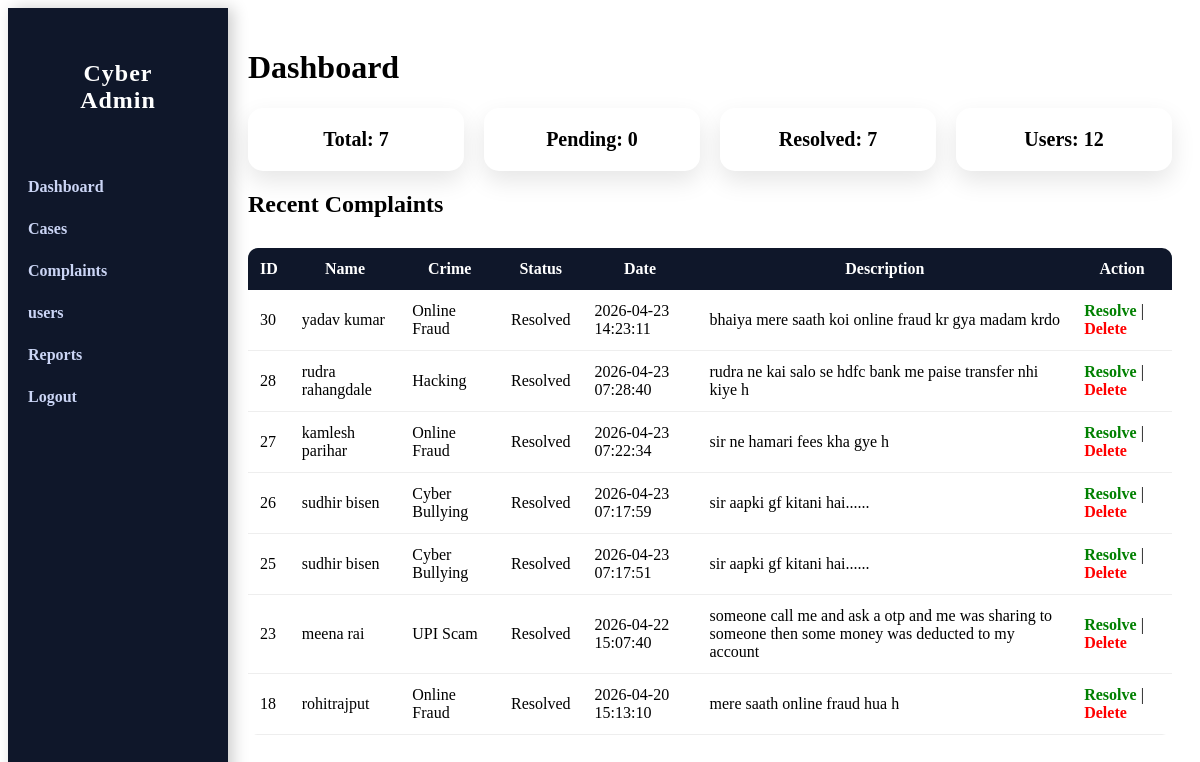
The app's page /dashboard.php (signed in) with its own data.
### tables this page shows
CREATE TABLE `complaints` (
  `id` int(11) NOT NULL,
  `user_id` int(11) DEFAULT NULL,
  `crime_type` varchar(100) DEFAULT NULL,
  `status` varchar(50) DEFAULT NULL,
  `created_at` timestamp NOT NULL DEFAULT current_timestamp(),
  `description` text DEFAULT NULL,
  `resolution_note` text DEFAULT NULL,
  `resolved_at` datetime DEFAULT NULL,
  `email` varchar(100) DEFAULT NULL
);

CREATE TABLE `user` (
  `id` int(11) NOT NULL,
  `name` varchar(100) NOT NULL,
  `email` varchar(50) NOT NULL,
  `username` varchar(20) NOT NULL,
  `password` varchar(20) NOT NULL
);

### dashboard.php (the view, shortened to what this page needs)
<?php
$conn = mysqli_connect("localhost", "root", "", "cyber_crime");
$total = mysqli_fetch_assoc(mysqli_query($conn, "SELECT COUNT(*) as total FROM complaints"))['total'];
$pending = mysqli_fetch_assoc(mysqli_query($conn, "SELECT COUNT(*) as total FROM complaints WHERE status='pending'"))['total'];
$resolved = mysqli_fetch_assoc(mysqli_query($conn, "SELECT COUNT(*) as total FROM complaints WHERE status='resolved'"))['total'];
$users = mysqli_fetch_assoc(mysqli_query($conn, "SELECT COUNT(*) as total FROM user"))['total'];
$recent = mysqli_query($conn, "
SELECT c.id, u.name AS user_name, c.crime_type, c.status, c.created_at, c.description
FROM complaints c
JOIN user u ON c.user_id = u.id
ORDER BY c.created_at DESC
");
?>
<!DOCTYPE html>
<html>
<head>
</head>
<body>
<div class="sidebar">
    <h2><a href="dashboard.php" style="color:white; text-decoration:none;">Cyber Admin</a></h2>
    <a href="dashboard.php">Dashboard</a>
    <a href="cases.php">Cases</a>
    <a href="add_complaint.php">Complaints</a>
    <a href="users.php">users</a>
    <a href="reports.php">Reports</a>
    <a href="logout.php">Logout</a>
</div>
<div class="main">
    <h1>Dashboard</h1>
    <div class="cards">
        <div class="card">Total: <?php echo $total; ?></div>
        <div class="card">Pending: <?php echo $pending; ?></div>
        <div class="card">Resolved: <?php echo $resolved; ?></div>
        <div class="card">Users: <?php echo $users; ?></div>
    </div>
    <h2>Recent Complaints</h2>
    <table>
        <thead>
        <tr>
            <th>ID</th>
            <th>Name</th>
            <th>Crime</th>
            <th>Status</th>
            <th>Date</th>
            <th>Description</th>
            <th>Action</th>
        </tr>
        </thead>
        <tbody>
        <?php
        if(mysqli_num_rows($recent) > 0){
            while($row = mysqli_fetch_assoc($recent)){
                echo "<tr>
                <td>".$row['id']."</td>
                <td>".$row['user_name']."</td>
                <td>".$row['crime_type']."</td>
                <td>".$row['status']."</td>
                <td>".$row['created_at']."</td>
                <td>".$row['description']."</td>
                <td>
                <a href='update_status.php?id=".$row['id']."' style='color:green;'>Resolve</a> |
                <a href='delete.php?id=".$row['id']."'
                onclick=\"return confirm('Are you sure delete karna hai?')\"
                style='color:red;'>Delete</a>
                </td>
                </tr>";
            }
        } else {
            echo "<tr><td colspan='7'>No complaints found</td></tr>";
        }
        ?>
        </tbody>
    </table>
</div>
</body>
</html>

### dashboard.php (style rules this page uses)
.sidebar { width: 220px; height: 100vh; background: #0f172a; color: white; position: fixed; box-shadow: 5px 0 15px rgba(0,0,0,0.2); }
.sidebar h2 { text-align: center; padding: 20px; letter-spacing: 1px; }
.sidebar a { display: block; padding: 12px 20px; color: #cbd5f5; text-decoration: none; transition: 0.3s; }
.main { margin-left: 220px; padding: 20px; animation: fadeIn 1s ease-in-out; }
h1 { animation: bounceIn 1s ease; }
.cards { display: flex; gap: 20px; margin-top: 20px; }
.card { flex: 1; padding: 20px; background: white; border-radius: 15px; text-align: center; font-size: 20px; font-weight: bold; box-shadow: 0 10px 25px rgba(0,0,0,0.1); transition: 0.3s; animation: popUp 0.6s ease forwards; }
table { width: 100%; margin-top: 30px; background: white; border-radius: 10px; overflow: hidden; border-collapse: collapse; animation: fadeInUp 1s ease; }
th { background: #0f172a; color: white; padding: 12px; }
td { padding: 12px; border-bottom: 1px solid #eee; }
a { text-decoration: none; font-weight: bold; }

### records on screen
complaints: id "30", user.name "yadav kumar", crime_type "Online Fraud", status "Resolved", created_at "2026-04-23 14:23:11", description "bhaiya mere saath koi online fraud kr gya madam krdo"
complaints: id "28", user.name "rudra rahangdale", crime_type "Hacking", status "Resolved", created_at "2026-04-23 07:28:40", description "rudra ne kai salo se hdfc bank me paise transfer nhi kiye h"
complaints: id "27", user.name "kamlesh parihar", crime_type "Online Fraud", status "Resolved", created_at "2026-04-23 07:22:34", description "sir ne hamari fees kha gye h"
complaints: id "26", user.name "sudhir bisen", crime_type "Cyber Bullying", status "Resolved", created_at "2026-04-23 07:17:59", description "sir aapki gf kitani hai......"
complaints: id "25", user.name "sudhir bisen", crime_type "Cyber Bullying", status "Resolved", created_at "2026-04-23 07:17:51", description "sir aapki gf kitani hai......"
complaints: id "23", user.name "meena rai", crime_type "UPI Scam", status "Resolved", created_at "2026-04-22 15:07:40", description "someone call me and ask a otp and me was sharing to someone then some money was deducted to my account"
complaints: id "18", user.name "rohitrajput", crime_type "Online Fraud", status "Resolved", created_at "2026-04-20 15:13:10", description "mere saath online fraud hua h"

### other values on screen
$total "7"
$pending "0"
$resolved "7"
$users "12"
